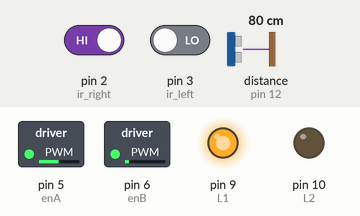
This sketch was run on a simulated Arduino Uno, built with avr-gcc and run on an emulated ATmega328P. On the bench: switched loads named in the sketch (green lamp = pin HIGH), output pins drawn as LEDs (lit = HIGH). The inputs (shaded band) are chosen by the test bench; at power-on: pin 2 (ir_right) HIGH, distance to the obstacle (sensor on pin 12) 80 cm, pin 3 (ir_left) LOW. The echo pulse lasts 58.3 µs per cm; pins used as bus, display or sensor lines are not drawn.

Above: at 1.2 s.
1.3 s: pin 2 (ir_right) driven LOW
At 2.5 s:
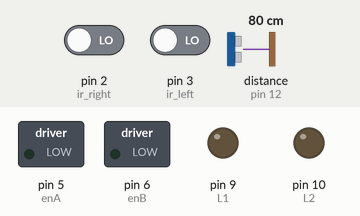
2.8 s: distance to the obstacle (sensor on pin 12) set to 33 cm
4.3 s: distance to the obstacle (sensor on pin 12) set to 29 cm
At 4.9 s:
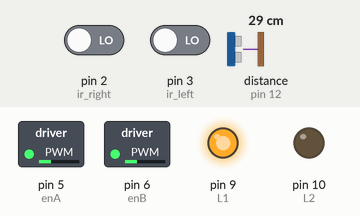
5.8 s: pin 3 (ir_left) driven HIGH
At 7.0 s:
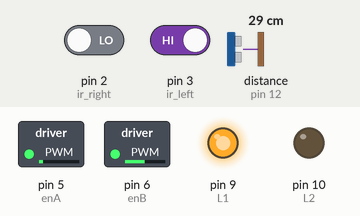
7.3 s: pin 3 (ir_left) driven LOW
At 8.2 s:
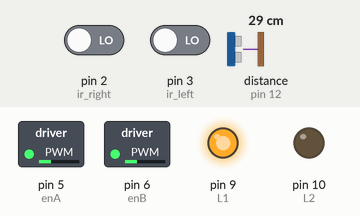
8.8 s: pin 2 (ir_right) driven HIGH
At 9.4 s:
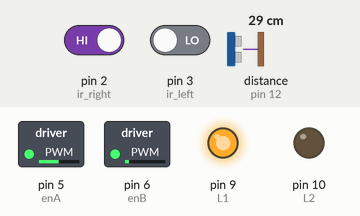
Timing chart, 0 to 11.3 s (numbered marks = the images above; inputs shaded):
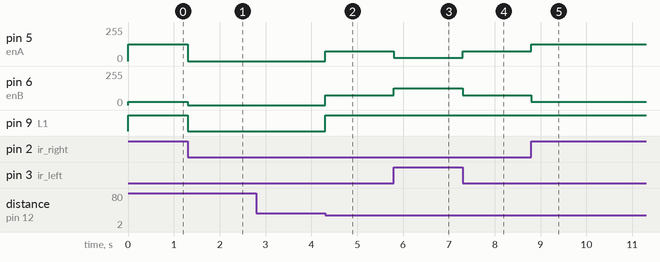

The sketch:

Object_Follower_Code.ino
```cpp
#include <NewPing.h>
#define trig 11
#define echo 12

#define max_fwd_speed 75
#define max_turn_speed 50

#define min_dist 10
#define max_dist 30

#define ir_right 2
#define ir_left 3

int enA=5;
int R1=7;
int R2=8;

int enB=6;
int L1=9;
int L2=10;

NewPing mySensor(trig, echo, 400);

void setup()
{

  pinMode(enA, OUTPUT);
  pinMode(R1, OUTPUT);
  pinMode(R2, OUTPUT);

  pinMode(enB, OUTPUT);
  pinMode(L1, OUTPUT);
  pinMode(L2, OUTPUT);

  pinMode(ir_right, INPUT);
  pinMode(ir_left, INPUT);
  rotateMotor(0,0);
}


void loop()
{
  int distance = mySensor.ping_cm();
  int rightIRSensorValue = digitalRead(ir_right);
  int leftIRSensorValue = digitalRead(ir_left);


  if (rightIRSensorValue == LOW && leftIRSensorValue == HIGH )
  {
      rotateMotor(max_fwd_speed - max_turn_speed, max_fwd_speed + max_turn_speed );
  }

  else if (rightIRSensorValue == HIGH && leftIRSensorValue == LOW )
  {
      rotateMotor(max_fwd_speed + max_turn_speed, max_fwd_speed - max_turn_speed);
  }
  else if (distance >= min_dist && distance <= max_dist)
  {
    rotateMotor(max_fwd_speed, max_fwd_speed);
  }
  else
  {
    rotateMotor(0, 0);
  }
}


void rotateMotor(int rightMotorSpeed, int leftMotorSpeed)
{
  if (rightMotorSpeed < 0)
  {
    digitalWrite(R1,LOW);
    digitalWrite(R2,HIGH);
  }
  else if (rightMotorSpeed > 0)
  {
    digitalWrite(R1,HIGH);
    digitalWrite(R2,LOW);
  }
  else
  {
    digitalWrite(R1,LOW);
    digitalWrite(R2,LOW);
  }

  if (leftMotorSpeed < 0)
  {
    digitalWrite(L1,LOW);
    digitalWrite(L2,HIGH);
  }
  else if (leftMotorSpeed > 0)
  {
    digitalWrite(L1,HIGH);
    digitalWrite(L2,LOW);
  }
  else
  {
    digitalWrite(L1,LOW);
    digitalWrite(L2,LOW);
  }
  analogWrite(enA, abs(rightMotorSpeed));
  analogWrite(enB, abs(leftMotorSpeed));
}
```

Measured:
- the behaviour switches between 31 and 30 cm on distance to the obstacle (sensor on pin 12) (found by bisection; images 1 and 2)
- after the input at 1.3 s, pin 5 (enA): 125/255 → 0/255 at once; pin 6 (enB): 25/255 → 0/255 at once; pin 9 (L1): HIGH → LOW at once
- after the input at 2.8 s, every drawn part: stays the same
- after the input at 4.3 s, pin 5 (enA), pin 6 (enB): 0/255 → 75/255 at once; pin 9 (L1): LOW → HIGH at once
- after the input at 5.8 s, pin 5 (enA): 75/255 → 25/255 at once; pin 6 (enB): 75/255 → 125/255 at once
- after the input at 7.3 s, pin 5 (enA): 25/255 → 75/255 at once; pin 6 (enB): 125/255 → 75/255 at once
- after the input at 8.8 s, pin 5 (enA): 75/255 → 125/255 at once; pin 6 (enB): 75/255 → 25/255 at once
